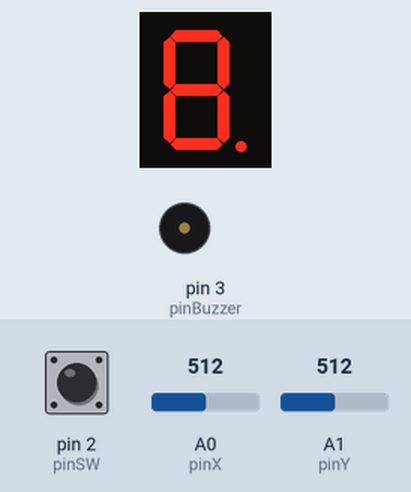
This sketch was run on a simulated Arduino Uno, built with avr-gcc and run on an emulated ATmega328P. On the bench: 1-digit seven-segment display, buzzer (waves = sounding). Wiring (inferred from the names in the program): 1-digit 7-segment display, segments lit when LOW: segments pin 10, pin 9, pin 8, pin 7, pin 6, pin 5, pin 4, pin 12. Inputs (shaded band) come from the test bench; at power-on: pin 2 (pinSW) HIGH, A0 (pinX) = 512, A1 (pinY) = 512. The segment pins are drawn as the display they are named for.

Above: at 1.2 s.
1.3 s: pin 2 (pinSW) pulled LOW for 1 s
At 1.57 s:
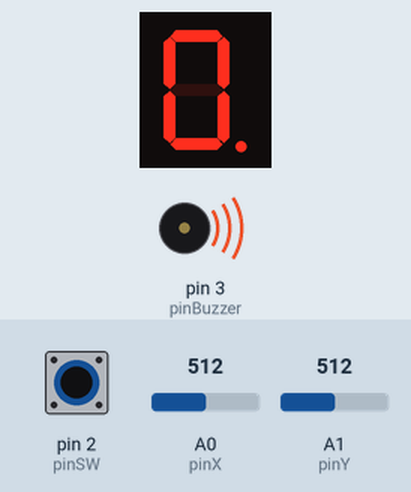
2.9 s: A0 (pinX) set to 390
At 3.32 s:
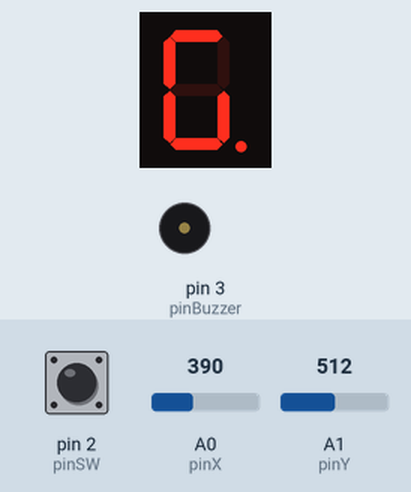
5.9 s: pin 2 (pinSW) pulled LOW for 3.2 s
At 6.17 s:
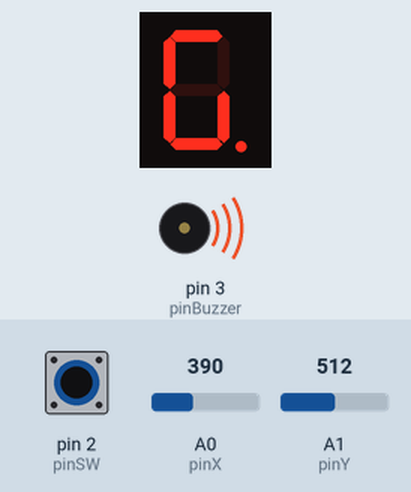
Timing chart, 0 to 8.9 s (numbered marks = the images above; inputs shaded):
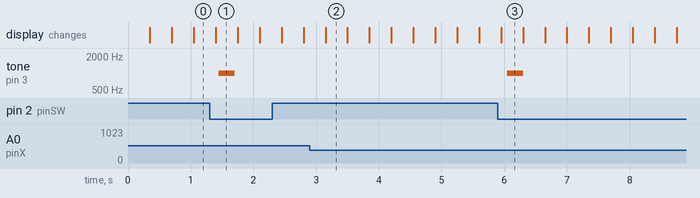

Measured:
- after the input at 1.3 s, tone on pin 3 (pinBuzzer): silent → 1000 Hz after 0.15 s, → silent 0.25 s later
- after the input at 2.9 s, the display: changes after 0.25 s (image 2)
- after the input at 5.9 s, tone on pin 3 (pinBuzzer): silent → 1000 Hz after 0.15 s, → silent 0.25 s later

The sketch:

tema4.ino
```cpp
const int baudRate = 9600;

// declaram pinii de la joystick
const int pinSW = 2;
const int pinX = A0;  // A0 - analog pin conectat la X
const int pinY = A1;  // A1 - analog pin conectat la Y

// declaram pinii de la segmente
const int pinA = 12;
const int pinB = 10;
const int pinC = 9;
const int pinD = 8;
const int pinE = 7;
const int pinF = 6;
const int pinG = 5;
const int pinDP = 4;

const int pinBuzzer = 3;
int freqBuzzer = 1000; //frecventa pt buzzer
int timeBuzzer = 250; //cat timp face buzzerul sunet

const int segSize = 8; //numarul total de segmente

byte swState = HIGH;
byte lastSwState = LOW;
int xValue = 0;
int yValue = 0;

bool joyMoved = false;
int minThreshold = 400;
int maxThreshold = 600;
int direction = 0;

int currentLocation = 7; //mai intai se incepe de pe segmentul punct
byte currentLocationState = LOW;

const int blinkInterval = 350;
const int repeatTime = 3000;
byte longPress = LOW;

unsigned long previousMillis = 0;
unsigned long lastDebounceTime = 0;
unsigned long debounceDelay = 150;


byte pinStates[segSize] = {
  0, 0, 0, 0, 0, 0, 0, 1 // {A, B, C, D, E, F, G, DP}
};

bool secondStateMatrix[segSize] = {
  0, 0, 0, 0, 0, 0, 0, 0 // {A, B, C, D, E, F, G, DP}
};

int segments[segSize] = {
  12, 10, 9, 8, 7, 6, 5, 4 // {A, B, C, D, E, F, G, DP}
};

// {UP, DOWN, LEFT, RIGHT}
const int movementMatrix[8][4] = {
  { 0, 5, 6, 10 },   // A pin12
  { 12, 5, 6, 0 },   // B pin10
  { 5, 8, 7, 4 },    // C pin9
  { 5, 0, 7, 9 },    // D pin8
  { 5, 8, 0, 9 },    // E pin7
  { 12, 5, 0, 10 },  // F pin6
  { 12, 8, 0, 0 },   // G pin5
  { 0, 0, 9, 0 }     // DP pin4
};

void setup() {
  // initializam pinii
  for (int i = 0; i < segSize; i++) {
    pinMode(segments[i], OUTPUT);
  }
  pinMode(pinSW, INPUT_PULLUP);

  Serial.begin(baudRate);
}

void blink() { //functia de blink face ca segmentul sa palpaie cand suntem pozitionat pe el
  unsigned long currentMillis = millis();

  if (currentMillis - previousMillis >= blinkInterval) {
    previousMillis = currentMillis;
    pinStates[currentLocation] = !pinStates[currentLocation];
    digitalWrite(segments[currentLocation], !currentLocationState);
  }
}

void reset() { //functia reset este apelata cand tinem apasat pe buton si face sa se reseteze codul
//reinitializez variabilele cum erau initial
  currentLocation = 7;
  for (int i = 0; i < segSize; i++) {
    pinStates[i] = 0;
    secondStateMatrix[i] = 0;
  }
  pinStates[currentLocation] = 1;
}

//aici voi verifica cum se misca joystickul si cum trebuie sa mut locatia curenta
void directionFunct(){

  for(int i = 0; i < segSize; i++){
    if( i != currentLocation){ //aici fac ca segemtul sa pulseze chiar daca e HIGH si sunt pe el
      digitalWrite(segments[i], secondStateMatrix[i]); //segmentele apasate raman aprinse
    }

  }
  digitalWrite(segments[currentLocation], pinStates[currentLocation]);

  xValue = analogRead(pinX);
  yValue = analogRead(pinY);

  if (minThreshold <= xValue && xValue <= maxThreshold && minThreshold <= yValue && yValue <= maxThreshold) {
    joyMoved = false;
  }
 // verific toate variantele in care se putea misca joystickul
  if (joyMoved == false) {
    if (xValue > maxThreshold) {
      joyMoved = true;
      direction = 3;  // RIGHT
    } else {
      if (xValue < minThreshold) {
        joyMoved = true;
        direction = 2;  // LEFT
      } else {
        if (yValue < minThreshold) {
          joyMoved = true;
          direction = 0;  // UP
        } else {
          if (yValue > maxThreshold) {
            joyMoved = true;
            direction = 1;  // DOWN
          }
        }
      }
    }
    //daca am mutat joystick ul si pozitia unde l am mutat are un segment care poate sa fie aprins atunci il aprind
    if (movementMatrix[currentLocation][direction] != 0 && joyMoved == true) {
      for(int i = 0; i < segSize; i++){
        if(segments[i] == movementMatrix[currentLocation][direction]){
          currentLocation = i;
          i = segSize + 1; // i-ul devine segSize + 1 pentru a iesi din for
        }
      }
    }
  }
}

void loop() {

  blink(); //apelez functia blink

  //fac debounce pt buton

  int reading = digitalRead(pinSW);

  if (reading != lastSwState) {
    lastDebounceTime = millis(); //lastTime
  }

  if((millis() - lastDebounceTime) > repeatTime){ //verific daca am apasat lung, in cazul in care da, resetez
    if(reading != longPress){
      longPress = reading;
      if(longPress == LOW){
          reset();
      }
    }
  }

  if ((millis() - lastDebounceTime) > debounceDelay) { //daca nu am apasat lung, dar totusi am apasat, schimb valoarea curenta si buzzerul scoate un sunet

    if (reading != swState) {
      swState = reading;

      if (swState == 0) {
        secondStateMatrix[currentLocation] = !secondStateMatrix[currentLocation];
        tone(pinBuzzer, freqBuzzer, timeBuzzer);
      }
    }
  }

  lastSwState = reading;

  directionFunct(); //apelez functia pentru directie
}
```
